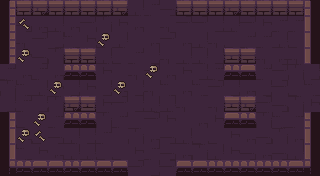

A 2D game scene composited from a Tiled map and its tileset images. What follows is a short description and the map's XML, with every tile layer's data as written:
An orthogonal 20x11 tile map with 16x16 px tiles, 6 tile layers (ground, dressing, decor, walls, ...) and 12 objects (5x ENTRY, 5x ENEMY, 2x PROP).

<map version="1.10" tiledversion="1.10.2" orientation="orthogonal" renderorder="right-down" width="20" height="11" tilewidth="16" tileheight="16" infinite="0" nextlayerid="8" nextobjectid="13">
 <tileset firstgid="1" name="dungeon" tilewidth="16" tileheight="16" tilecount="100" columns="10">
  <image source="../../../gfx/tiles/depths/dungeon_tileset.png" width="160" height="160" />
 </tileset>
 <layer id="1" name="ground" width="20" height="11">
  <data encoding="csv">
30,20,7,18,19,17,17,28,8,7,9,18,9,9,29,20,28,19,20,17,
19,9,27,8,27,28,29,18,27,19,30,28,28,17,8,28,18,7,7,10,
17,30,28,17,10,18,20,8,19,27,28,27,8,30,20,7,7,8,20,8,
27,18,9,29,18,20,8,20,7,17,30,8,8,17,10,18,30,27,30,29,
7,27,7,27,18,19,18,19,30,28,27,18,17,7,28,8,7,28,29,17,
29,10,8,18,17,18,17,27,17,30,10,27,10,28,17,27,17,28,20,10,
17,7,17,29,27,29,18,28,17,8,8,30,19,30,7,18,28,9,29,18,
8,20,19,7,8,8,29,7,19,28,18,19,27,18,19,19,29,10,7,10,
7,27,20,9,8,17,7,19,29,27,9,8,20,20,18,27,9,29,27,27,
20,10,18,27,8,8,20,20,18,7,9,27,29,8,18,9,27,9,8,7,
19,17,17,17,18,30,30,9,28,17,28,29,19,17,9,30,18,9,27,9
</data>
 </layer>
 <layer id="2" name="dressing" width="20" height="11">
  <data encoding="csv">
0,0,0,0,0,0,0,0,0,0,0,0,0,0,0,0,0,0,0,0,
0,69,0,0,0,0,0,0,0,0,0,0,0,0,0,0,0,0,0,0,
0,0,0,0,0,0,78,0,0,0,0,0,0,0,0,0,0,0,0,0,
0,78,0,0,0,0,0,0,0,0,0,0,0,0,0,0,0,0,0,0,
0,0,0,0,0,0,0,0,0,78,0,0,0,0,0,0,0,0,0,0,
0,0,0,78,0,0,0,78,0,0,0,0,0,0,0,0,0,0,0,0,
0,0,0,0,0,0,0,0,0,0,0,0,0,0,0,0,0,0,0,0,
0,0,78,0,0,0,0,0,0,0,0,0,0,0,0,0,0,0,0,0,
0,78,69,0,0,0,0,0,0,0,0,0,0,0,0,0,0,0,0,0,
0,0,0,0,0,0,0,0,0,0,0,0,0,0,0,0,0,0,0,0,
0,0,0,0,0,0,0,0,0,0,0,0,0,0,0,0,0,0,0,0
</data>
 </layer>
 <layer id="3" name="decor" width="20" height="11">
  <data encoding="csv">
0,0,0,0,0,0,0,0,0,0,0,0,0,0,0,0,0,0,0,0,
0,0,0,0,0,0,0,0,0,0,0,0,0,0,0,0,0,0,0,0,
0,0,0,0,0,0,0,0,0,0,0,0,0,0,0,0,0,0,0,0,
0,0,0,0,0,0,0,0,0,0,0,0,0,0,0,0,0,0,0,0,
0,0,0,0,0,0,0,0,0,0,0,0,0,0,0,0,0,0,0,0,
0,0,0,0,0,0,0,0,0,0,0,0,0,0,0,0,0,0,0,0,
0,0,0,0,0,0,0,0,0,0,0,0,0,0,0,0,0,0,0,0,
0,0,0,0,0,0,0,0,0,0,0,0,0,0,0,0,0,0,0,0,
0,0,0,0,0,0,0,0,0,0,0,0,0,0,0,0,0,0,0,0,
0,0,0,0,0,0,0,0,0,0,0,0,0,0,0,0,0,0,0,0,
0,0,0,0,0,0,0,0,0,0,0,0,0,0,0,0,0,0,0,0
</data>
 </layer>
 <layer id="4" name="walls" width="20" height="11">
  <data encoding="csv">
1,5,4,5,5,2,5,4,0,0,0,5,5,5,4,5,2,2,5,6,
21,0,0,0,0,0,0,0,0,0,0,0,0,0,0,0,0,0,0,36,
21,0,0,0,0,0,0,0,0,0,0,0,0,0,0,0,0,0,0,16,
21,0,0,0,0,0,0,0,0,0,0,0,0,0,0,0,0,0,0,16,
0,0,0,0,0,0,0,0,0,0,0,0,0,0,0,0,0,0,0,0,
0,0,0,0,0,0,0,0,0,0,0,0,0,0,0,0,0,0,0,0,
0,0,0,0,0,0,0,0,0,0,0,0,0,0,0,0,0,0,0,0,
21,0,0,0,0,0,0,0,0,0,0,0,0,0,0,0,0,0,0,26,
31,0,0,0,0,0,0,0,0,0,0,0,0,0,0,0,0,0,0,16,
11,0,0,0,0,0,0,0,0,0,0,0,0,0,0,0,0,0,0,36,
41,43,45,42,44,45,42,42,0,0,0,45,45,44,44,43,44,43,45,46
</data>
 </layer>
 <layer id="5" name="props" width="20" height="11">
  <data encoding="csv">
0,0,0,0,0,0,0,0,0,0,0,0,0,0,0,0,0,0,0,0,
0,0,0,0,0,0,0,0,0,0,0,0,0,0,0,0,0,0,0,0,
0,0,0,0,0,0,0,0,0,0,0,0,0,0,0,0,0,0,0,0,
0,0,0,0,5,5,0,0,0,0,0,0,0,0,3,5,0,0,0,0,
0,0,0,0,43,44,0,0,0,0,0,0,0,0,43,42,0,0,0,0,
0,0,0,0,0,0,0,0,0,0,0,0,0,0,0,0,0,0,0,0,
0,0,0,0,4,3,0,0,0,0,0,0,0,0,3,4,0,0,0,0,
0,0,0,0,43,44,0,0,0,0,0,0,0,0,42,44,0,0,0,0,
0,0,0,0,0,0,0,0,0,0,0,0,0,0,0,0,0,0,0,0,
0,0,0,0,0,0,0,0,0,0,0,0,0,0,0,0,0,0,0,0,
0,0,0,0,0,0,0,0,0,0,0,0,0,0,0,0,0,0,0,0
</data>
 </layer>
 <layer id="6" name="overhead" width="20" height="11">
  <data encoding="csv">
0,0,0,0,0,0,0,0,0,0,0,0,0,0,0,0,0,0,0,0,
0,0,0,0,0,0,0,0,0,0,0,0,0,0,0,0,0,0,0,0,
0,0,0,0,0,0,0,0,0,0,0,0,0,0,0,0,0,0,0,0,
0,0,0,0,0,0,0,0,0,0,0,0,0,0,0,0,0,0,0,0,
0,0,0,0,0,0,0,0,0,0,0,0,0,0,0,0,0,0,0,0,
0,0,0,0,0,0,0,0,0,0,0,0,0,0,0,0,0,0,0,0,
0,0,0,0,0,0,0,0,0,0,0,0,0,0,0,0,0,0,0,0,
0,0,0,0,0,0,0,0,0,0,0,0,0,0,0,0,0,0,0,0,
0,0,0,0,0,0,0,0,0,0,0,0,0,0,0,0,0,0,0,0,
0,0,0,0,0,0,0,0,0,0,0,0,0,0,0,0,0,0,0,0,
0,0,0,0,0,0,0,0,0,0,0,0,0,0,0,0,0,0,0,0
</data>
 </layer>
 <objectgroup id="7" name="spawns">
  <object id="1" name="UP" type="ENTRY" x="152" y="24" />
  <object id="2" name="DOWN" type="ENTRY" x="152" y="152" />
  <object id="3" name="LEFT" type="ENTRY" x="24" y="88" />
  <object id="4" name="RIGHT" type="ENTRY" x="296" y="88" />
  <object id="5" name="" type="ENTRY" x="168" y="88" />
  <object id="6" name="" type="ENEMY" x="248" y="136" />
  <object id="7" name="" type="ENEMY" x="120" y="88" />
  <object id="8" name="" type="ENEMY" x="248" y="40" />
  <object id="9" name="" type="ENEMY" x="56" y="56" />
  <object id="10" name="" type="ENEMY" x="152" y="56" />
  <object id="11" name="torch" type="PROP" x="56" y="168" />
  <object id="12" name="torch" type="PROP" x="264" y="168" />
 </objectgroup>
</map>
